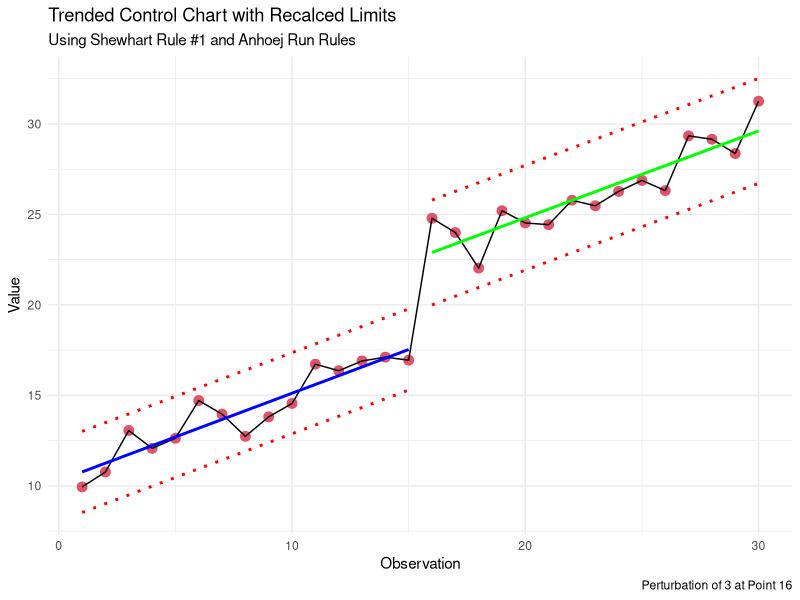

Write the R code that produced this figure.
# Load libraries
library(tidyverse)

# Create a toy dataset
set.seed(123)
n <- 30
x <- 1:n
y <- 10 + 0.5 * x + rnorm(n, mean = 0, sd = 1)
data <- data.frame(x = x, y = y)

# Introduce a perturbation to shift the mean higher after point 15
data$y[data$x > 15] <- data$y[data$x > 15] + 5  # Add 15 to the y values after point 15

# Split the data into two segments
data_first_15 <- data[data$x <= 15, ]
data_remaining <- data[data$x > 15, ]

# Fit linear models for each segment
model_first_15 <- lm(y ~ x, data = data_first_15)
model_remaining <- lm(y ~ x, data = data_remaining)

# Calculate standard deviations for each segment
residuals_sd_first_15 <- sd(residuals(model_first_15))
residuals_sd_remaining <- sd(residuals(model_remaining))

# Calculate control limits for each segment
data$centerline_first_15 <- predict(model_first_15, newdata = data)
data$ucl_first_15 <- data$centerline_first_15 + 3 * (residuals_sd_first_15 / 1.128)
data$lcl_first_15 <- data$centerline_first_15 - 3 * (residuals_sd_first_15 / 1.128)

data$centerline_remaining <- predict(model_remaining, newdata = data)
data$ucl_remaining <- data$centerline_remaining + 3 * (residuals_sd_remaining / 1.128)
data$lcl_remaining <- data$centerline_remaining - 3 * (residuals_sd_remaining / 1.128)

# Set Shewhart Rule #1 boundaries
sigma.signals <- y < data$lcl_first_15 | y > data$ucl_first_15 | y < data$lcl_remaining | y > data$ucl_remaining

# Add check for unusually long runs or unusually few crossings.

# runs analysis
runs        <- sign(y - ifelse(x <= 15, data$centerline_first_15, data$centerline_remaining))
runs        <- runs[runs != 0]
runs        <- rle(runs)$lengths
n.obs       <- sum(runs)
longest.run <- max(runs, na.rm = TRUE)
n.runs      <- length(runs)
n.crossings <- n.runs - 1

longest.run.max <- round(log2(n.obs) + 3)
n.crossings.min <- qbinom(.05, n.obs - 1, 0.5)

runs.signal <- longest.run > longest.run.max | n.crossings < n.crossings.min

# Plot a trended control chart
ggplot(data, aes(x = x, y = y)) +
  geom_point(aes(x = x, y = y), shape = 19, size = 3, col = sigma.signals + 1) +
  geom_line() +
  
  # Draw CL, UCL & LCL for the first 15 points
  geom_line(aes(y = ifelse(x <= 15, centerline_first_15, NA)), color = "blue", linetype = "solid", linewidth = 1) +
  geom_line(aes(y = ifelse(x <= 15, ucl_first_15, NA)), color = "red", linetype = "dotted", linewidth = 1) +
  geom_line(aes(y = ifelse(x <= 15, lcl_first_15, NA)), color = "red", linetype = "dotted", linewidth = 1) +
  
  # Draw CL, UCL & LCL for the remaining points
  geom_line(aes(y = ifelse(x > 15, centerline_remaining, NA)), color = "green", linetype = "solid", linewidth = 1) +
  geom_line(aes(y = ifelse(x > 15, ucl_remaining, NA)), color = "red", linetype = "dotted", linewidth = 1) +
  geom_line(aes(y = ifelse(x > 15, lcl_remaining, NA)), color = "red", linetype = "dotted", linewidth = 1) +
  
  # Add labels
  labs(title = "Trended Control Chart with Recalced Limits",
       subtitle = "Using Shewhart Rule #1 and Anhoej Run Rules",
       caption = "Perturbation of 3 at Point 16",
       x = "Observation",
       y = "Value") +
  
  # Theme it
  theme_minimal()
